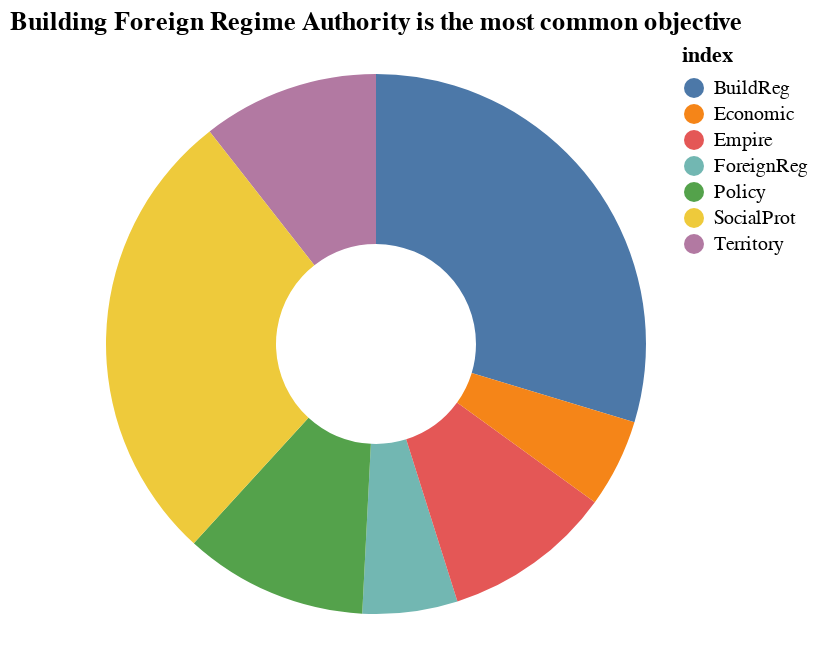

Notebook code for this chart:
### Code cell
# Beeswarm chart: what was the objective of these interventions?
objective_df = df[['ForeignReg', 'BuildReg', 'Empire', 'Territory', 'Policy', 'SocialProt', 'Economic']].sum().reset_index(name='interv_count')

alt.Chart(objective_df).mark_arc(innerRadius=50).encode(
    theta="interv_count:Q",
    color="index:N",
).properties(
    title='Building Foreign Regime Authority is the most common objective',
    width=270  # Set the width of the chart to 270 pixels
)

### Figure 1 — Vega-Lite specification as saved in the notebook (floating-point values rounded to 4 significant figures)
{"config": {"view": {"continuousWidth": 300, "continuousHeight": 300}}, "data": {"name": "data-13aa70f326a2c8fe3ab42736c8aee9c8"}, "mark": {"type": "arc", "innerRadius": 50}, "encoding": {"color": {"field": "index", "type": "nominal"}, "theta": {"field": "interv_count", "type": "quantitative"}}, "title": "Building Foreign Regime Authority is the most common objective", "width": 270, "$schema": "https://vega.github.io/schema/vega-lite/v5.17.0.json", "datasets": {"data-13aa70f326a2c8fe3ab42736c8aee9c8": [{"index": "ForeignReg", "interv_count": 14.0}, {"index": "BuildReg", "interv_count": 73.0}, {"index": "Empire", "interv_count": 25.0}, {"index": "Territory", "interv_count": 26.0}, {"index": "Policy", "interv_count": 27.0}, {"index": "SocialProt", "interv_count": 68.0}, {"index": "Economic", "interv_count": 13.0}]}}
